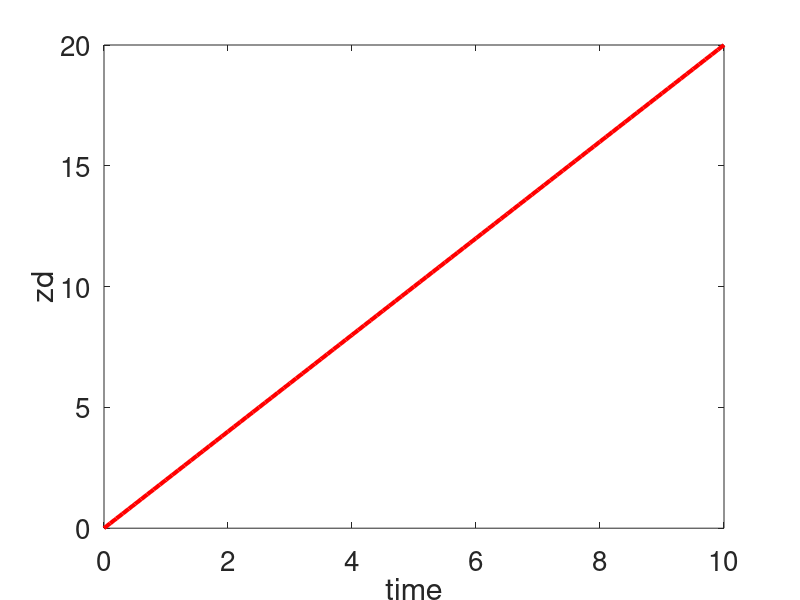

The MATLAB source for this figure: (Note: this script raises an error after producing the figure.)
clc
clear
close all

nfig = 0;

A = [0 1; -(2) -3];
B = [0;1]; C = [1 0];
Q = [0.5]*1000;
r = 1; R = 0.5*r; 
F = 0;
ti =0; tf=10;
x0  =[0;0];


%desired trajectory 
td = ti:(tf-ti)/100:tf; 
zd = ones(size(td)); % each row is desired output at that time
zd = 2*(td)'; tf =1; % smaller time for this

nfig = nfig+1; figure(nfig)
plot(td,zd,'r','LineWidth',3)
xlabel('time')
ylabel('zd')
set(gca,'FontSize',20)




% Find the controller gain K and G
[tK,K,G,nfig] = Psolve(A,B,C,Q,R,F,ti,tf,td,zd,nfig);

% plot the control gain K
nfig = nfig+1; figure(nfig)
plot(tK,K,'r','LineWidth',3)
xlabel('time')
ylabel('Kalman gain K')
set(gca,'FontSize',20)

% simulate the sytem response using ode45
options=odeset('RelTol',1e-10);
[t,x]=ode45(@(t,x) xdiff(t,x,flag,A,B,R,tK,K,G),[0 (tf-ti)],x0,options);

% plot the state x
nfig = nfig+1; figure(nfig)
plot(t,x,'b','LineWidth',3)
xlabel('time')
ylabel('State x')
set(gca,'FontSize',20)

% plot the state x
nfig = nfig+1; figure(nfig)
plot(t,x(:,1),'b',t,x(:,2),'r','LineWidth',3)
xlabel('time')
ylabel('State x')
legend('x_1','x_2')
set(gca,'FontSize',20)

%return
% find and plot the input u

[m,n]=size(x);     % Length of time, x is m
[mR,nR] = size(R); % number of inputs = mR
Kt = interp1(tK,K,t); % interpolate the K matrix
Gt = interp1(tK,G,t); % interpolate the G matrix
%
u = zeros(m,mR);    % initialize the input
for jj=1:1:m
    u(jj) = -Kt(jj,:)*(x(jj,:))' +inv(R)*B'*(Gt(jj,:))';
end
nfig = nfig+1; figure(nfig); clf
plot(t,u,'r','LineWidth',3)
xlabel('time')
ylabel('Input u')
set(gca,'FontSize',20)



return











%%%%%%%%%%%%%%%%%%%%%%%%%%%%%%%%%%%%%%%%%%%%%%%%
%%%% Function to find the gain matrix
%%%%%%%%%%%%%%%%%%%%%%%%%%%%%%%%%%%%%%%%%%%%%%%%
function [tK,K,G,nfig] = Psolve(A,B,C,Q,R,F,ti,tf,td,zd,nfig)
%PSolve - Compute continuous-time solution to the Riccati Equation solved backward in time.
%
%   [t,K] = Psolve(A,B,Q,R,ti,tf) computes the gain matrix K
%   K = -R^(1) B' P 
%   and G(t) 
%   by solving for the symmetric Riccati matrix P
%   from the Riccati equation
%       .                           
%       P = - PA  -A'P  -V + PBR^(-1)B'P 
%   with final condition, i.e. P(tf) = F. 
%   using Backward integration
%       .                           
%       P = + PA  +A'P  +V - PEP 
%   where E = BR^(-1)B'; V = C'QC;
%   and  initial Condition P(0) = F
%   then needs to be reversed in time 
%   Also compute g(t) 
%       .                           
%       g = -[A  -EP]'g - C'Q z(t)
%    See also Pdiff.
%
[m,n] = size(A); NT = n*(n+1)/2; 
E = B*inv(R)*B';
options=odeset('RelTol',1e-12);

% Fiding final P in a vector form using F
Ptf = zeros(NT,1);
PMtf = C'*F*C;
k = 1;
for i=1:n
    for j=i:n
        Ptf(k) = PMtf(i,j);
        k = k+1;
    end
end

ztf = interp1(td,zd,tf);
gtf = C'*F*(ztf');


% combined vector
PGtf = [Ptf; gtf];

% Solving for P in a vector form PV

[t,PVG]=ode45(@(t,p) PVGdiff(t,p,flag,A,B,C,Q,R,F,tf,td,zd),[0 (tf-ti)],PGtf,options);
%
%
% PV is in vector form, each row corresponds to row in time t
% flip the PV vector 
PVG = flipud(PVG);
% redefine the time vector
t = flipud(t); 
t = -t +(tf)*ones(size(t));
%



%
% computing the gain matrix K(t) as row vector
%
PV = PVG(:,1:NT);
G = PVG(:,NT+1:NT+n);

% plot the riccati matrix terms 
nfig = nfig+1; figure(nfig)
plot(t,PV,'r','LineWidth',3)
xlabel('time')
ylabel('Riccati matrix')
set(gca,'FontSize',20)

% plot the riccati matrix terms 
nfig = nfig+1; figure(nfig)
plot(t,G,'r','LineWidth',3)
xlabel('time')
ylabel('G matrix')
set(gca,'FontSize',20)
   

[mP,nP] = size(PVG);
K = zeros(mP,n);
G = zeros(mP,n);
tK =t;


%
for jj = 1:1:mP
    % find P matrix at time jj
    Pjj = zeros(n);
    for i=1:n    
        for j=i:n
            k = i*n - i*(i-1)/2 - (n-j);
            Pjj(i,j) = PVG(jj,k);
            Pjj(j,i) = Pjj(i,j);
        end
    end
    % computing the feedback gain matrix
    K(jj,:) = inv(R)*B'*Pjj;
    G(jj,:) = PVG(jj,NT+1:NT+n);
end
end






%%%%%%%%%%%%%%%%%%%%%%%%%%%%%%%%%%%%%%%%%%%%%%%%
%%%% Function to find the solution to Riccati Eq
%%%%%%%%%%%%%%%%%%%%%%%%%%%%%%%%%%%%%%%%%%%%%%%%
function PVGdiff = PVGdiff(t,p,flag,A,B,C,Q,R,F,tf,td,zd)
%
%    Called by PSolve to compute the Riccati matrix P.
%
%    See also PSOLVE.
%
%
[m,n] = size(A);
NT = n*(n+1)/2;
PM = zeros(n);
E = B*inv(R)*B';
%
%
% Finding the P matrix PM
for i=1:n    
    for j=i:n
        k = i*n - i*(i-1)/2 - (n-j);
        PM(i,j) = p(k);
        PM(j,i) = PM(i,j);
    end
end
%
%
% computing P matrix derivative 
% Backward in time
PM_diff = A'*PM + PM*A -PM*E*PM +C'*Q*C;
%
zdt = interp1(td,zd,tf-t); 
gt = p(NT+1: NT+n,1);
%
Gdiff = (A -E*PM)'*gt +C'*Q*zdt;
%
%
% computing P vector derivative
PVdiff = zeros(NT,1);
k = 1;
for i=1:n
    for j=i:n
        PVdiff(k) = PM_diff(i,j);
        k = k+1;
    end
end

PVGdiff = [PVdiff; Gdiff];

end


%%%%%%%%%%%%%%%%%%%%%%%%%%%%%%%%%%%%%%%%%%%%%%%%
%%%% Function to find the solution to system with optimal control
%%%%%%%%%%%%%%%%%%%%%%%%%%%%%%%%%%%%%%%%%%%%%%%%
function xdiff = xdiff(t,x,flag,A,B,R,tK,K,G)
%
% solving xdot = AX + Bu
Kt = interp1(tK,K,t);
Gt = interp1(tK,G,t);
ut = -Kt*x +inv(R)*(B')*Gt';
xdiff = A*x +B*ut;
end